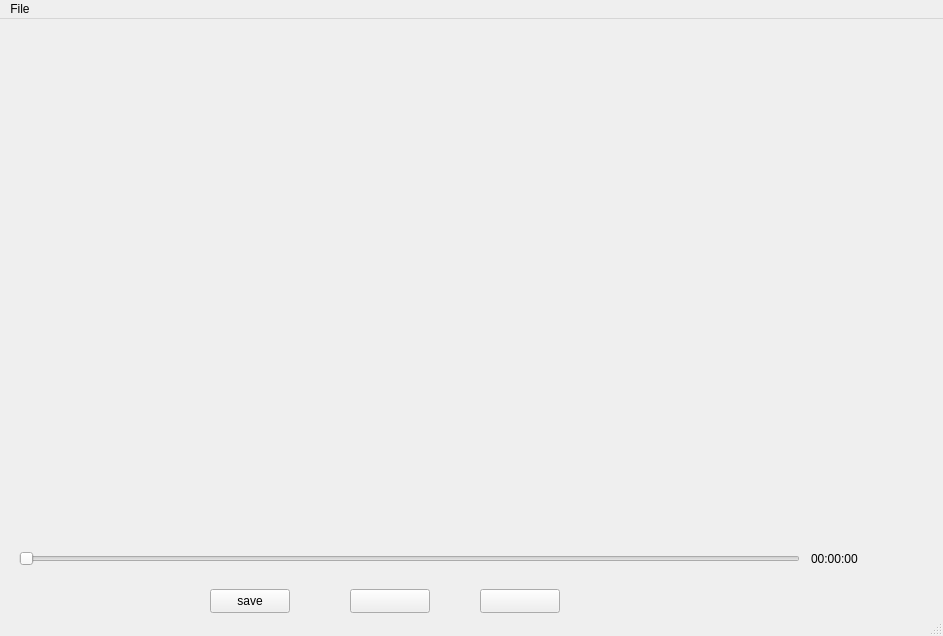
<?xml version="1.0" encoding="UTF-8"?>
<ui version="4.0">
 <class>MainWindow</class>
 <widget class="QMainWindow" name="MainWindow">
  <property name="enabled">
   <bool>true</bool>
  </property>
  <property name="geometry">
   <rect>
    <x>0</x>
    <y>0</y>
    <width>943</width>
    <height>636</height>
   </rect>
  </property>
  <property name="sizePolicy">
   <sizepolicy hsizetype="Expanding" vsizetype="Expanding">
    <horstretch>0</horstretch>
    <verstretch>0</verstretch>
   </sizepolicy>
  </property>
  <property name="windowTitle">
   <string>MainWindow</string>
  </property>
  <widget class="QWidget" name="centralwidget">
   <widget class="QPushButton" name="recordButton">
    <property name="geometry">
     <rect>
      <x>350</x>
      <y>570</y>
      <width>80</width>
      <height>24</height>
     </rect>
    </property>
    <property name="sizePolicy">
     <sizepolicy hsizetype="Expanding" vsizetype="Expanding">
      <horstretch>19</horstretch>
      <verstretch>0</verstretch>
     </sizepolicy>
    </property>
    <property name="sizeIncrement">
     <size>
      <width>5</width>
      <height>5</height>
     </size>
    </property>
    <property name="baseSize">
     <size>
      <width>0</width>
      <height>3</height>
     </size>
    </property>
    <property name="mouseTracking">
     <bool>false</bool>
    </property>
    <property name="text">
     <string/>
    </property>
    <property name="icon">
     <iconset theme="media-playback-start"/>
    </property>
   </widget>
   <widget class="QPushButton" name="pauseButton">
    <property name="geometry">
     <rect>
      <x>480</x>
      <y>570</y>
      <width>80</width>
      <height>24</height>
     </rect>
    </property>
    <property name="sizePolicy">
     <sizepolicy hsizetype="Expanding" vsizetype="Expanding">
      <horstretch>0</horstretch>
      <verstretch>0</verstretch>
     </sizepolicy>
    </property>
    <property name="text">
     <string/>
    </property>
    <property name="icon">
     <iconset theme="media-playback-pause"/>
    </property>
   </widget>
   <widget class="QPushButton" name="saveButton">
    <property name="geometry">
     <rect>
      <x>210</x>
      <y>570</y>
      <width>80</width>
      <height>24</height>
     </rect>
    </property>
    <property name="sizePolicy">
     <sizepolicy hsizetype="Expanding" vsizetype="Expanding">
      <horstretch>0</horstretch>
      <verstretch>0</verstretch>
     </sizepolicy>
    </property>
    <property name="text">
     <string>save</string>
    </property>
    <property name="icon">
     <iconset theme="multimedia-player"/>
    </property>
   </widget>
   <widget class="QWidget" name="recordwidget" native="true">
    <property name="geometry">
     <rect>
      <x>19</x>
      <y>9</y>
      <width>901</width>
      <height>521</height>
     </rect>
    </property>
   </widget>
   <widget class="QSlider" name="horizontalSlider">
    <property name="geometry">
     <rect>
      <x>19</x>
      <y>530</y>
      <width>781</width>
      <height>20</height>
     </rect>
    </property>
    <property name="orientation">
     <enum>Qt::Horizontal</enum>
    </property>
   </widget>
   <widget class="QLabel" name="timelabel">
    <property name="geometry">
     <rect>
      <x>811</x>
      <y>530</y>
      <width>121</width>
      <height>20</height>
     </rect>
    </property>
    <property name="text">
     <string>00:00:00</string>
    </property>
   </widget>
  </widget>
  <widget class="QMenuBar" name="menubar">
   <property name="geometry">
    <rect>
     <x>0</x>
     <y>0</y>
     <width>943</width>
     <height>21</height>
    </rect>
   </property>
   <widget class="QMenu" name="menuFile">
    <property name="title">
     <string>File</string>
    </property>
    <addaction name="actionsave"/>
    <addaction name="actionsave_as"/>
   </widget>
   <addaction name="menuFile"/>
  </widget>
  <widget class="QStatusBar" name="statusbar"/>
  <action name="actionsave">
   <property name="text">
    <string>save</string>
   </property>
  </action>
  <action name="actionsave_as">
   <property name="text">
    <string>save as</string>
   </property>
  </action>
 </widget>
 <resources/>
 <connections/>
</ui>
